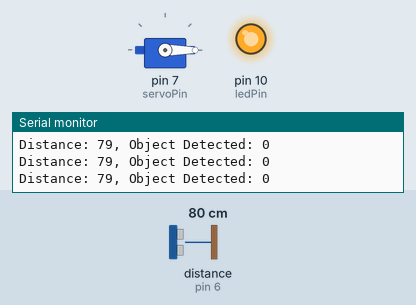
Bench run of a sketch on a simulated Arduino Uno, built with avr-gcc and run on an emulated ATmega328P. On the bench: servo, output pins drawn as LEDs (lit = HIGH), the last lines printed to the serial monitor. Wiring (inferred from the names in the program): ultrasonic range finder: trigger pin 5; echo pin 6. Inputs (shaded band) come from the test bench; at power-on: distance to the obstacle (sensor on pin 6) 80 cm. The echo pulse lasts 58.3 µs per cm; pins used as bus, display or sensor lines are not drawn.

Above: at 1.3 s.
1.4 s: distance to the obstacle (sensor on pin 6) set to 55 cm
4.4 s: distance to the obstacle (sensor on pin 6) set to 47 cm
At 4.86 s:
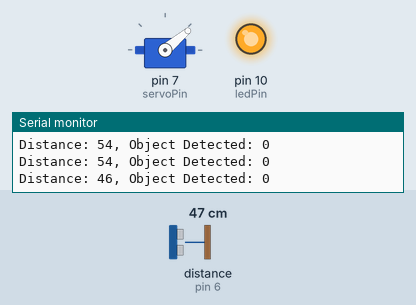
At 6.7 s:
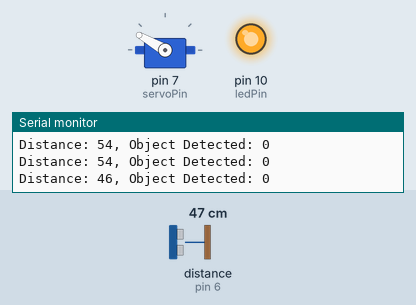
7.4 s: distance to the obstacle (sensor on pin 6) set to 299 cm
At 7.75 s:
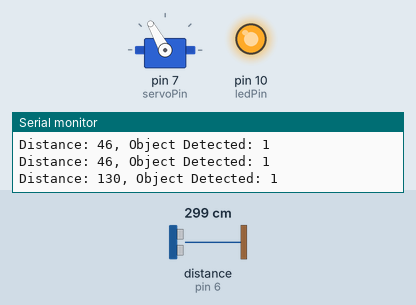
Timing chart, 0 to 10.5 s (numbered marks = the images above; inputs shaded):
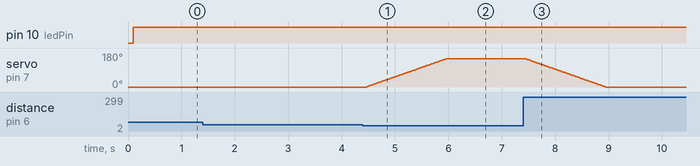

Measured:
- the behaviour switches between 51 and 50 cm on distance to the obstacle (sensor on pin 6) (found by bisection; images 0 and 1)
- after the input at 4.4 s, servo on pin 7 (servoPin): moves from 0° to 150° over 1.5 s, starting after 0.07 s
- after the input at 7.4 s, servo on pin 7 (servoPin): moves from 150° to 0° over 1.5 s, starting at once

The sketch:

Smart_trash_bin.ino
```cpp
#include <Servo.h>   //servo library

Servo servo;
int trigPin = 5;
int echoPin = 6;
int servoPin = 7;
int ledPin = 10;

long duration, dist, average;
long aver[3];   //array for average
bool objectDetected = false;   //flag variable to keep track of object presence

void setup() {
  Serial.begin(9600);
  servo.attach(servoPin);
  pinMode(trigPin, OUTPUT);
  pinMode(echoPin, INPUT);
  pinMode(ledPin, OUTPUT);  // set LED pin as output
  servo.write(0);         //close cap on power on
  delay(100);
  servo.detach();
}

void measure() {
  digitalWrite(ledPin, HIGH);   // turn on LED when measuring distance
  digitalWrite(trigPin, LOW);
  delayMicroseconds(5);
  digitalWrite(trigPin, HIGH);
  delayMicroseconds(15);
  digitalWrite(trigPin, LOW);
  pinMode(echoPin, INPUT);
  duration = pulseIn(echoPin, HIGH);
  dist = (duration/2) / 29.1;    //obtain distance
}

void loop() {
  for (int i=0;i<=2;i++) {   //average distance
    measure();
    aver[i]=dist;
    delay(10);              //delay between measurements
  }
  dist=(aver[0]+aver[1]+aver[2])/3;

  Serial.print("Distance: ");
  Serial.print(dist);
  Serial.print(", Object Detected: ");
  Serial.println(objectDetected);

  if (dist < 50) {   //Change distance as per your need
    if (!objectDetected) {
      objectDetected = true;   //set flag variable to true if object detected
      servo.attach(servoPin);
      delay(1);
      for (int i = 0; i <=150; i++) {
        servo.write(i);
        delay(10); // delay in milliseconds
      }
      delay(1000);       //delay before opening cap
    }
  } else {
    if (objectDetected) {
      objectDetected = false;   //set flag variable to false if object moved away
      for (int i =150; i >=0; i--) {
        servo.write(i);
        delay(10); // delay in milliseconds
      }
      delay(1000);       //delay before closing cap
      servo.detach();      // detach servo to save power
    }
  }

  digitalWrite(ledPin, LOW);   // turn off LED after measuring distance and moving the cap
}
```
